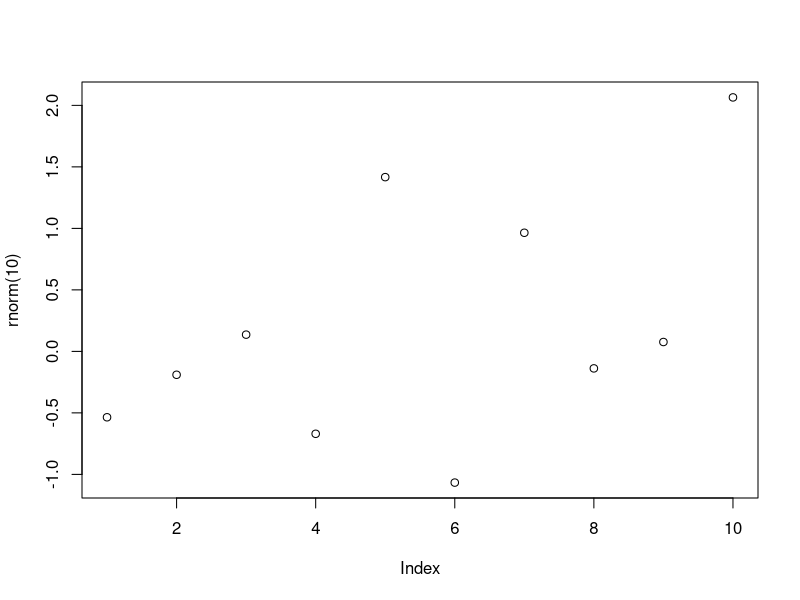

This figure's R source: (Note: this script raises an error after producing the figure.)
#Diretório
setwd("~/Documentos/BigDataAnalytics-R-Azure2.0/Cap03/")

# Help
?sample
args(sample)
args(mean)
args(sd)

# Funções Built-in
abs(-43)
sum(c(1:5))
mean(c(1:5))
round(c(1.1:5.8))
rev(c(1:5))
seq(1:5)
sort(rev(c(1:5)))
append(c(1:5), 6)

vec1 <- c(1.5, 2.5, 8.4, 3.7, 6.3)
vec2 <- rev(vec1)
vec2

# Funções dentro de funções
plot(rnorm(10))
mean(c(abs(vec1), abs(vec2)))

# Criando funções
myfunc <- function(x) { x + x }
myfunc(10)
class(myfunc)

myfunc2 <- function(a, b) {
  valor = a ^ b
  print(valor)
}
myfunc2(3, 2)

jogando_dados <- function() {
  num <- sample(1:6, size = 1) #Local
  num
}

jogando_dados()

# Escopo
print(num)
num <- c(1:6)
num #Global

# Funções sem número definido de argumentos
vec1 <- (10:13)
vec2 <- c("a", "b", "c", "d")
vec3 <- c(6.5, 9.2, 11.9, 5.1)

myfunc3 <- function(...){
  df = data.frame(cbind(...))
  print(df)
}

myfunc3(vec1)

myfunc3(vec2, vec3)

myfunc3(vec1, vec2, vec3)

# Funções Built-in
x <- 1:10000000

# Função que calcula a raiz quadrada
meu_sqrt <- function(numeros) {
  resp <- numeric(length(numeros))
  for(i in seq_along(numeros)) {
    resp[i] <- sqrt(numeros[i])
  }
  return(resp)
}

system.time(x2a <- meu_sqrt(x))
system.time(x2b <- sqrt(x))

